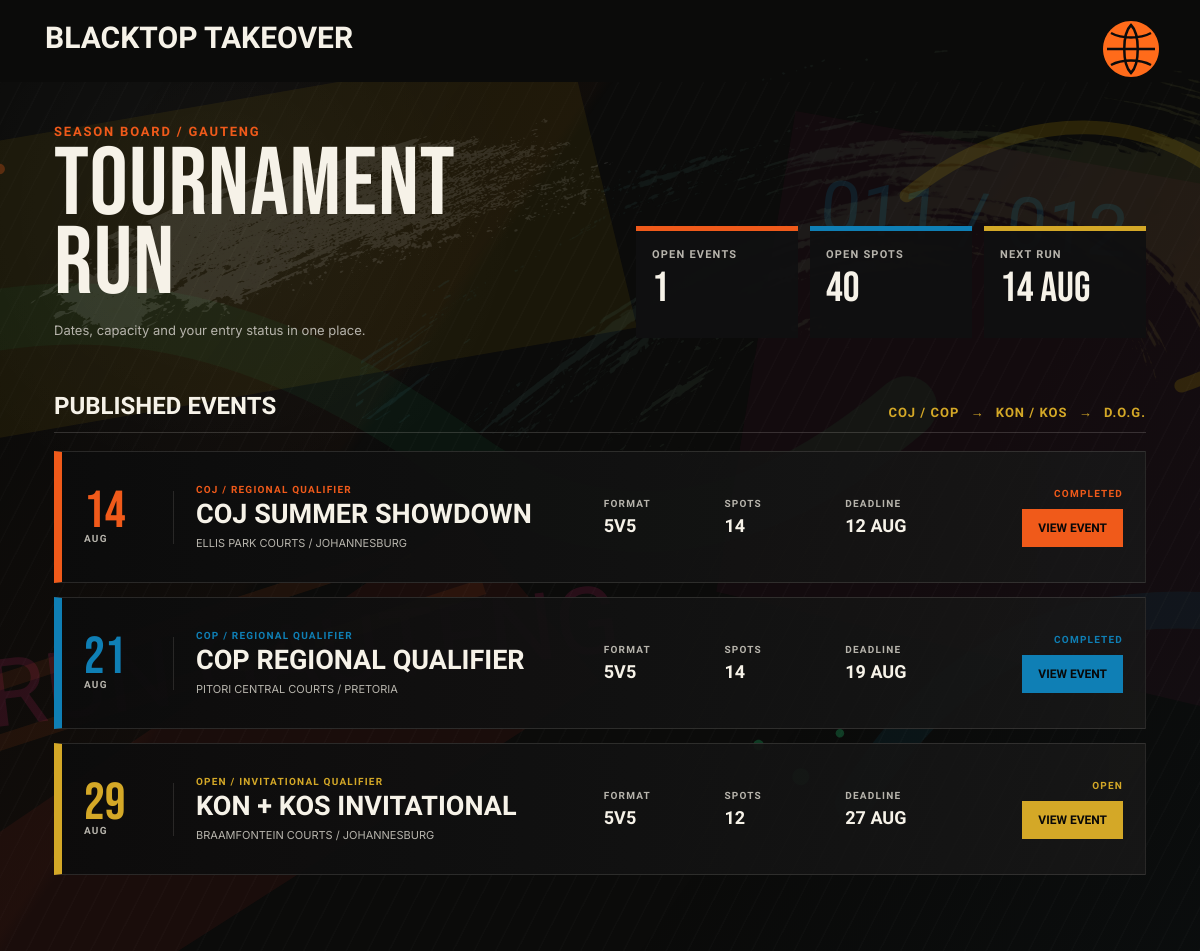
Screenshot of /tournaments.php (signed in) with the database file from the repository.
### tables this page shows
CREATE TABLE IF NOT EXISTS tournaments (
    id INT UNSIGNED AUTO_INCREMENT PRIMARY KEY,
    name VARCHAR(140) NOT NULL,
    slug VARCHAR(160) NOT NULL UNIQUE,
    eyebrow VARCHAR(100) NOT NULL,
    route_label VARCHAR(100) NOT NULL,
    city VARCHAR(80) NOT NULL,
    venue VARCHAR(140) NOT NULL,
    starts_at DATETIME NOT NULL,
    registration_deadline DATETIME NOT NULL,
    format ENUM('3v3', '5v5') NOT NULL,
    capacity SMALLINT UNSIGNED NOT NULL,
    max_roster TINYINT UNSIGNED NOT NULL DEFAULT 8,
    entry_fee_cents INT UNSIGNED NOT NULL DEFAULT 0,
    prize_cents INT UNSIGNED NOT NULL DEFAULT 0,
    status ENUM('draft', 'open', 'full', 'in_progress', 'completed', 'cancelled') NOT NULL DEFAULT 'draft',
    description TEXT,
    check_in_notes VARCHAR(180),
    structure_notes VARCHAR(180),
    prize_notes VARCHAR(220),
    created_at TIMESTAMP DEFAULT CURRENT_TIMESTAMP
);

### includes/data.php (called while the page is built)
<?php
function e(mixed $value): string
{
    return htmlspecialchars((string) $value, ENT_QUOTES, 'UTF-8');
}

### tournaments.php (the view, shortened to what this page needs)
<?php
require_once __DIR__ . '/config/connection.php';
$userId = (int) ($_SESSION['user_id'] ?? 0);
$userRole = $_SESSION['user_role'] ?? null;
$tournamentQuery = $conn->prepare(
    "SELECT t.id, t.name, t.slug, t.eyebrow, t.city, t.venue, t.starts_at,
            t.registration_deadline, t.format, t.capacity, t.status,
            COUNT(DISTINCT CASE WHEN te.status IN ('pending', 'confirmed') THEN te.team_id END) AS entry_count,
            MAX(CASE WHEN captain_team.captain_id = ? THEN te.status ELSE NULL END) AS captain_entry_status
     FROM tournaments t
     LEFT JOIN tournament_entries te ON te.tournament_id = t.id
     LEFT JOIN teams captain_team ON captain_team.id = te.team_id
     WHERE t.status <> 'cancelled'
     GROUP BY t.id
     ORDER BY t.starts_at"
);
$tournamentQuery->bind_param('i', $userId);
$tournamentQuery->execute();
$tournaments = $tournamentQuery->get_result()->fetch_all(MYSQLI_ASSOC);
$openTournamentCount = 0;
$totalOpenSpots = 0;
foreach ($tournaments as $tournament) {
    if ($tournament['status'] === 'open') {
        $openTournamentCount++;
    }
    $totalOpenSpots += max(0, (int) $tournament['capacity'] - (int) $tournament['entry_count']);
}
$nextTournament = $tournaments[0] ?? null;
$nextTournamentDate = $nextTournament
    ? (new DateTimeImmutable($nextTournament['starts_at']))->format('d M')
    : 'TBC';
require __DIR__ . '/includes/header.php';
?>
<section class="tournament-board">
    <img class="tournament-board__mural" src="/blacktop-takeover/assets/images/figma/tournament-details-mural.svg" alt="" aria-hidden="true">
    <div class="tournament-board__street-tags" aria-hidden="true">
        <span>Run Gauteng</span>
        <span>011 / 012</span>
    </div>
    <header class="screen-header">
        <a class="screen-wordmark" href="/blacktop-takeover/home.php">Blacktop Takeover</a>
        <button class="court-menu-trigger" type="button" aria-label="Open Blacktop menu" aria-controls="court-menu" aria-expanded="false" data-court-menu-trigger>
            <img src="/blacktop-takeover/assets/images/figma/navigation-basketball-trigger.svg" alt="">
        </button>
    </header>
    <div class="tournament-board__content">
        <div class="tournament-board__hero">
            <div class="tournament-board__heading">
                <p>Season board / Gauteng</p>
                <h1>Tournament run</h1>
                <span>Dates, capacity and your entry status in one place.</span>
            </div>
            <dl class="tournament-board__summary" aria-label="Tournament season summary">
                <div>
                    <dt>Open events</dt>
                    <dd><?= e((string) $openTournamentCount) ?></dd>
                </div>
                <div>
                    <dt>Open spots</dt>
                    <dd><?= e((string) $totalOpenSpots) ?></dd>
                </div>
                <div>
                    <dt>Next run</dt>
                    <dd><?= e(strtoupper($nextTournamentDate)) ?></dd>
                </div>
            </dl>
        </div>
        <div class="tournament-board__section-heading">
            <h2>Published events</h2>
            <p>COJ / COP <span>&rarr;</span> KON / KOS <span>&rarr;</span> D.O.G.</p>
        </div>
        <div class="tournament-board__list">
            <?php foreach ($tournaments as $index => $tournament): ?>
                <?php
                $startsAt = new DateTimeImmutable($tournament['starts_at']);
                $deadline = new DateTimeImmutable($tournament['registration_deadline']);
                $spotsLeft = max(0, (int) $tournament['capacity'] - (int) $tournament['entry_count']);
                ?>
                <article class="tournament-row tournament-row--<?= e(['orange', 'blue', 'yellow'][$index % 3]) ?>">
                    <div class="tournament-row__date">
                        <strong><?= e($startsAt->format('d')) ?></strong>
                        <span><?= e(strtoupper($startsAt->format('M'))) ?></span>
                    </div>
                    <div class="tournament-row__main">
                        <p><?= e($tournament['eyebrow']) ?></p>
                        <h3><?= e($tournament['name']) ?></h3>
                        <span><?= e($tournament['venue']) ?> / <?= e($tournament['city']) ?></span>
                    </div>
                    <dl class="tournament-row__facts">
                        <div><dt>Format</dt><dd><?= e(strtoupper($tournament['format'])) ?></dd></div>
                        <div><dt>Spots</dt><dd><?= e((string) $spotsLeft) ?></dd></div>
                        <div><dt>Deadline</dt><dd><?= e($deadline->format('d M')) ?></dd></div>
                    </dl>
                    <div class="tournament-row__action">
                        <?php if ($userRole === 'captain' && $tournament['captain_entry_status']): ?>
                            <small><?= e(ucfirst($tournament['captain_entry_status'])) ?> entry</small>
                        <?php else: ?>
                            <small><?= e(ucfirst(str_replace('_', ' ', $tournament['status']))) ?></small>
                        <?php endif; ?>
                        <a href="/blacktop-takeover/tournament-details.php?event=<?= e($tournament['slug']) ?>">View event</a>
                    </div>
                </article>
            <?php endforeach; ?>
        </div>
    </div>
</section>
<?php require __DIR__ . '/includes/footer.php'; ?>

### rows the page displays
tournaments: starts_at "14 AUG", starts_at "14", starts_at "AUG", eyebrow "COJ / REGIONAL QUALIFIER", name "COJ SUMMER SHOWDOWN", venue "ELLIS PARK COURTS", city "JOHANNESBURG", format "5V5", spotsLeft "14", registration_deadline "12 AUG", status "COMPLETED"
tournaments: starts_at "21", starts_at "AUG", eyebrow "COP / REGIONAL QUALIFIER", name "COP REGIONAL QUALIFIER", venue "PITORI CENTRAL COURTS", city "PRETORIA", format "5V5", spotsLeft "14", registration_deadline "19 AUG", status "COMPLETED"
tournaments: starts_at "29", starts_at "AUG", eyebrow "OPEN / INVITATIONAL QUALIFIER", name "KON + KOS INVITATIONAL", venue "BRAAMFONTEIN COURTS", city "JOHANNESBURG", format "5V5", capacity "12", registration_deadline "27 AUG", status "OPEN"

### other values shown
$openTournamentCount "1"
$totalOpenSpots "40"
